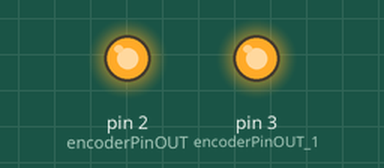
A sketch run on a simulated Arduino Uno, built with avr-gcc and run on an emulated ATmega328P. Shown: output pins drawn as LEDs (lit = HIGH). Random numbers use the default seed unless the sketch sets one.

Above: at 0.6 s.
At 39.1 s:
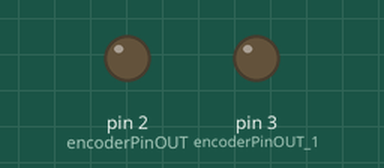
Timing chart, 0 to 40.5 s (numbered marks = the images above):
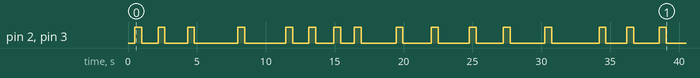

The sketch:

SyncPulse_2pins.ino
```cpp
#define encoderPinOUT 2
#define encoderPinOUT_1 3

long wait_time;

/////////////////////////////////
void setup() {
  // put your setup code here, to run once:
  pinMode(encoderPinOUT, OUTPUT);  // pin 2 for sync pulse
  pinMode(encoderPinOUT_1, OUTPUT);  // pin 3 for sync pulse

  randomSeed(analogRead(0));

  //Serial.begin(9600);
  //Serial.setTimeout(5);

  delay(500);

}


/////////////////////////////////
void loop() {
  // put your main code here, to run repeatedly:

  digitalWrite(encoderPinOUT, HIGH);
  digitalWrite(encoderPinOUT_1, HIGH);
  delay(500);

  digitalWrite(encoderPinOUT, LOW);
  digitalWrite(encoderPinOUT_1, LOW);
  wait_time = random(1000,3500);

  //Serial.println(wait_time);

  delay(wait_time);

}
```

Measured:
- by itself, pin 2 (encoderPinOUT), pin 3 (encoderPinOUT_1): LOW → HIGH at 0.50 s, → LOW 0.50 s later, → HIGH 1.2 s later, → LOW 0.50 s later, … (32 changes in this stretch)
